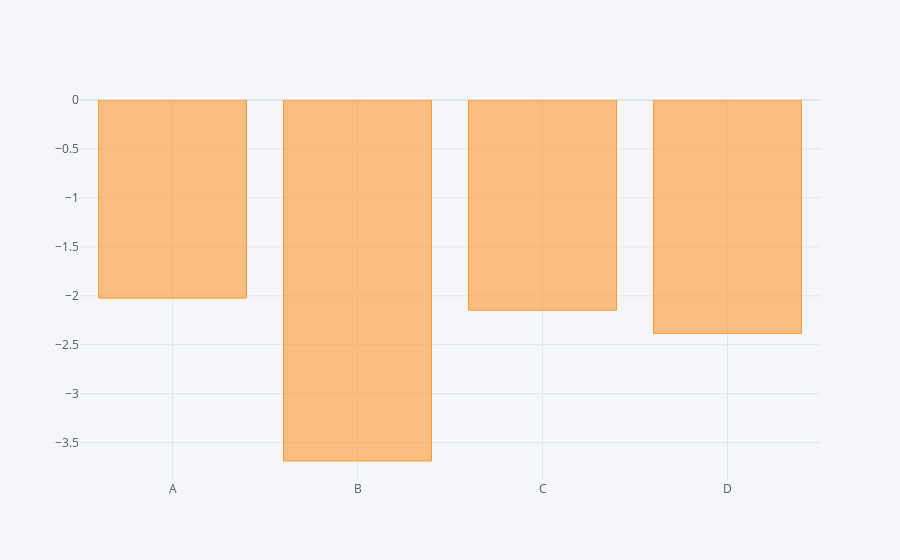

Notebook cell for this chart:
### Code cell
df.min().iplot(kind="bar")

### Figure 1 — Plotly figure (JSON) as saved in the notebook; plotly's stock layout.template omitted (floating-point values rounded to 4 significant figures)
{"data": [{"marker": {"color": "rgba(255, 153, 51, 0.6)", "line": {"color": "rgba(255, 153, 51, 1.0)", "width": 1}}, "name": "None", "orientation": "v", "text": "", "type": "bar", "x": ["A", "B", "C", "D"], "y": [-2.024, -3.688, -2.148, -2.385]}], "layout": {"legend": {"bgcolor": "#F5F6F9", "font": {"color": "#4D5663"}}, "paper_bgcolor": "#F5F6F9", "plot_bgcolor": "#F5F6F9", "title": {"font": {"color": "#4D5663"}}, "xaxis": {"gridcolor": "#E1E5ED", "showgrid": true, "tickfont": {"color": "#4D5663"}, "title": {"font": {"color": "#4D5663"}, "text": ""}, "zerolinecolor": "#E1E5ED"}, "yaxis": {"gridcolor": "#E1E5ED", "showgrid": true, "tickfont": {"color": "#4D5663"}, "title": {"font": {"color": "#4D5663"}, "text": ""}, "zerolinecolor": "#E1E5ED"}}}
